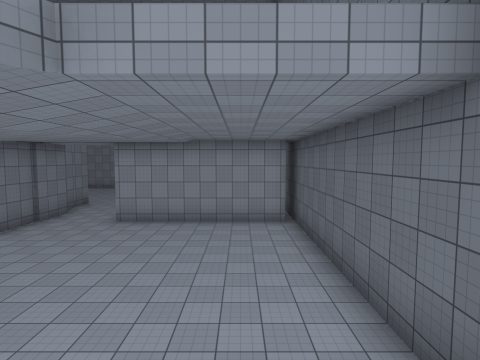
[1] (above)

16 first-person views from a walk through a 3-D level made in the Unity game engine. The camera is 1.3 m above the floor, tilts 4° down and sees 80° across. The floor is counted in squares, 2 m on a side. Each view is taken from the middle of a square. On the plan, view 1 faces up. The plan holds only what a view shows up to about 9 squares ahead; the rest is blank. The place goes on beyond the plan. The player character is not drawn. Surface patterns are stand-ins for the level's own textures.

[2]
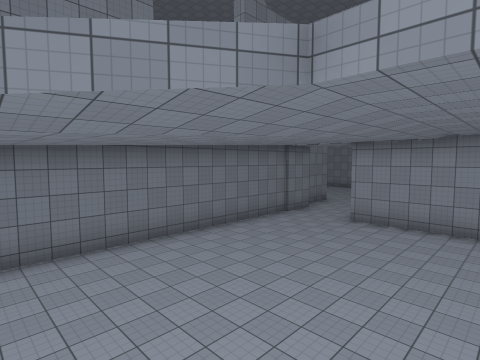

[3]
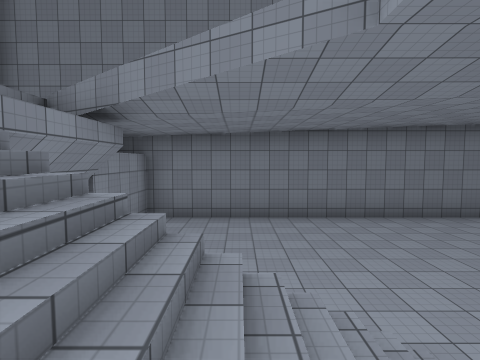

[4]
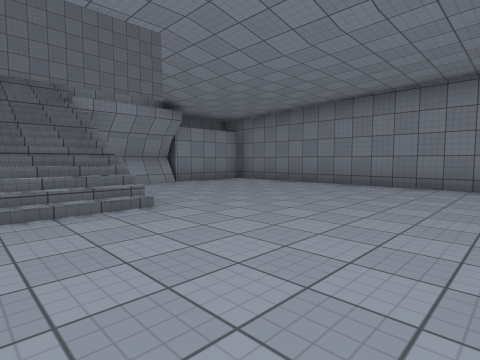

[5]
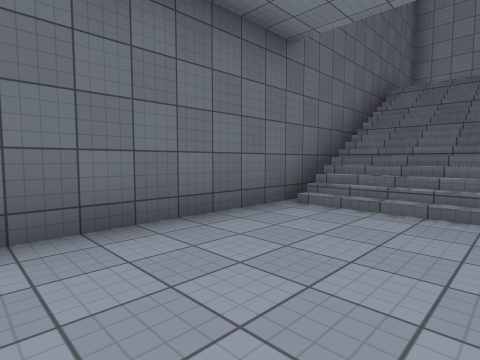

[6]
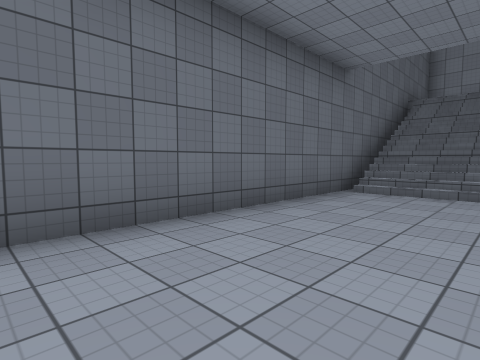

[7]
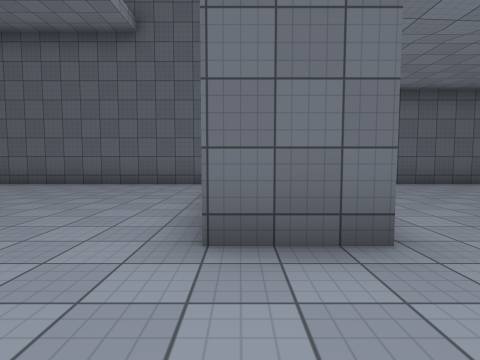

[8]
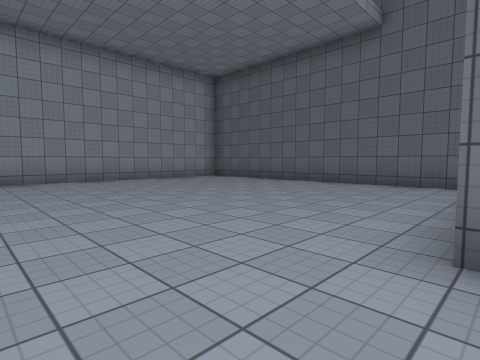

[9]
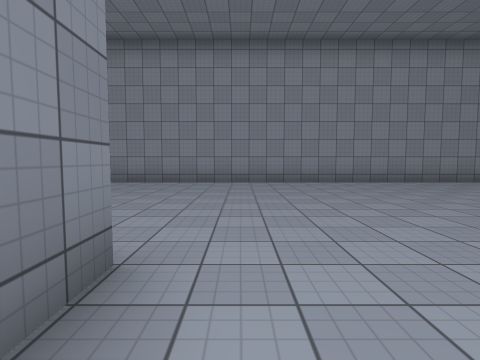

[10]
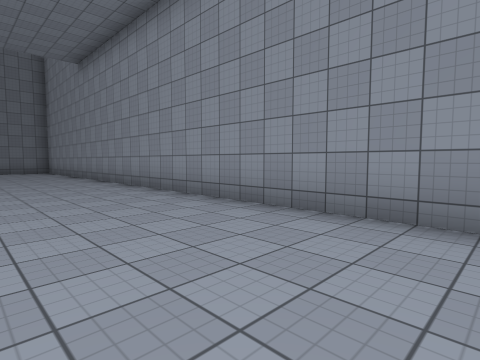

[11]
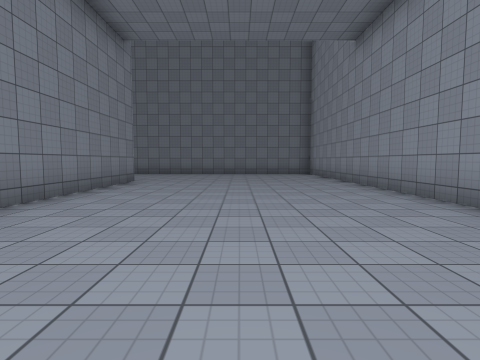

[12]
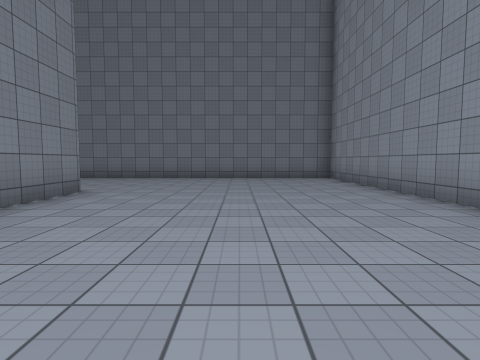

[13]
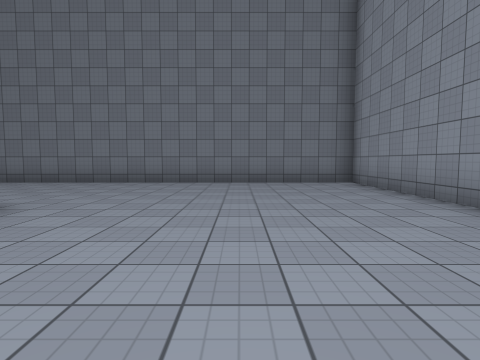

[14]
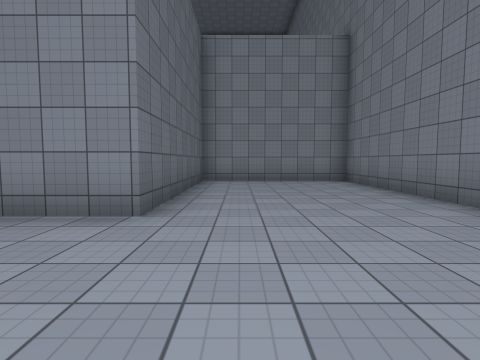

[15]
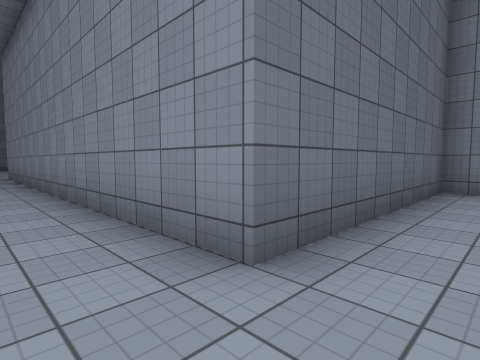

[16]
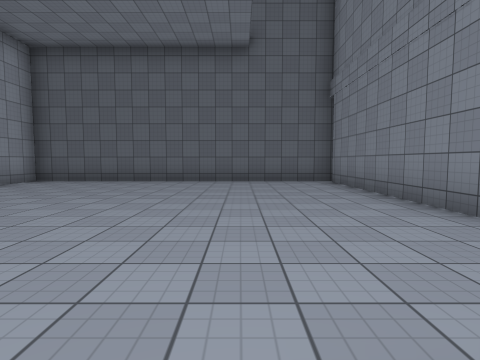

### Floor plan
Key: @ floor where view 1 was taken; # wall or solid block; . floor; / step, stairs or slope; ^ raised ledge.
Columns run from 23 left of view 1 to 2 right of it. Each row starts with its distance up from view 1.
 20 ##########################
 19 #........................#
 18 #........................#
 17 #........................#
 16 #........................#
 15 #............. ..........#
 14 #............   .........#
 13 #........................#
 12 #.....###########........#
 11 #.....#          ........#
 10 #.....#          ...######
  9 #.....#         #...######
  8 #.....#         #........#
  7 #######         #........#
  6                 #........#
  5                 #........#
  4                 #........#
  3                 #........#
  2                 #.....///#
  1                 #.....///#
  0                 #...../@/#
 -1                 #.../ ///
 -2                 ####^^^//
 -3
 -4
 -5                       ###

Positions as (right, up) in squares from view 1, and headings:
1: (0, 0), facing up
2: (0, 0), facing up-left
3: (1, 1), facing left
4: (1, 6), facing down-left
5: (-1, 6), facing down-right
6: (-1, 8), facing down-right
7: (-6, 10), facing right
8: (-6, 10), facing up-right
9: (-6, 11), facing up
10: (-6, 16), facing up-left
11: (-9, 16), facing left
12: (-12, 16), facing left
13: (-14, 16), facing left
14: (-19, 16), facing down
15: (-19, 14), facing down-right
16: (-7, 13), facing right
